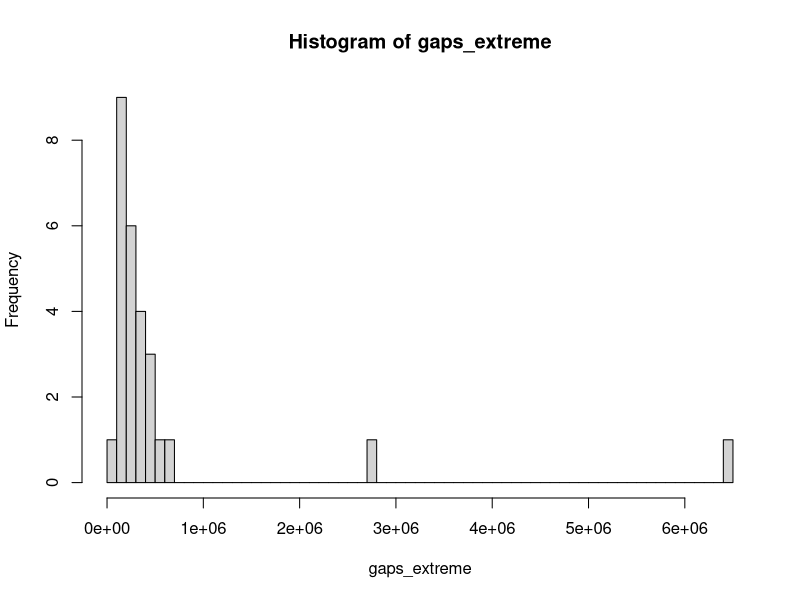
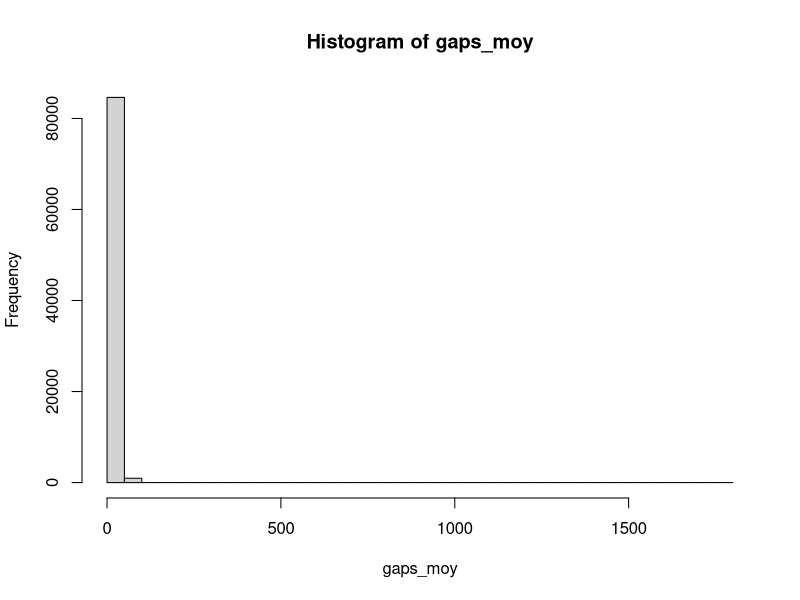
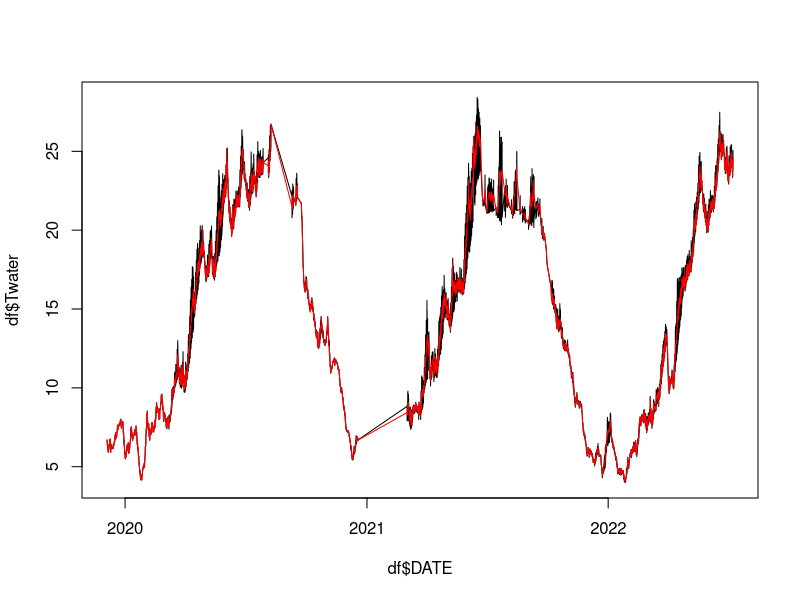
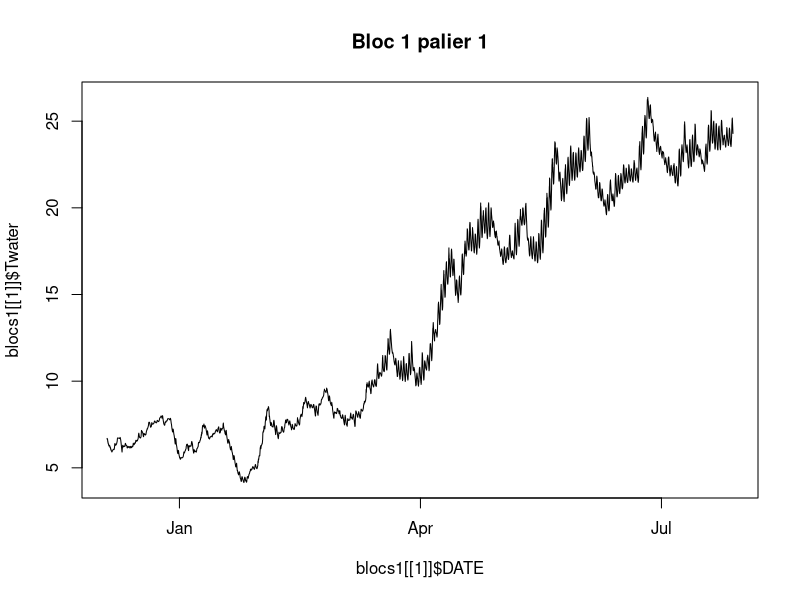
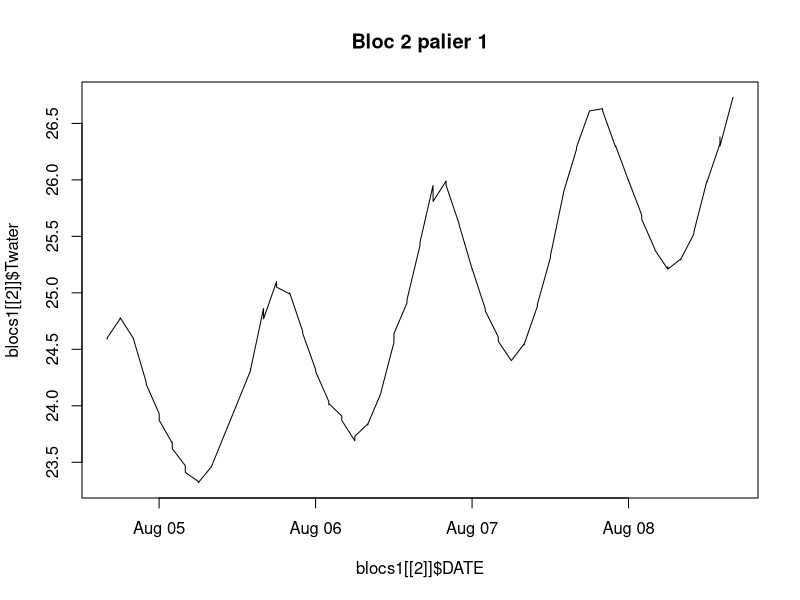
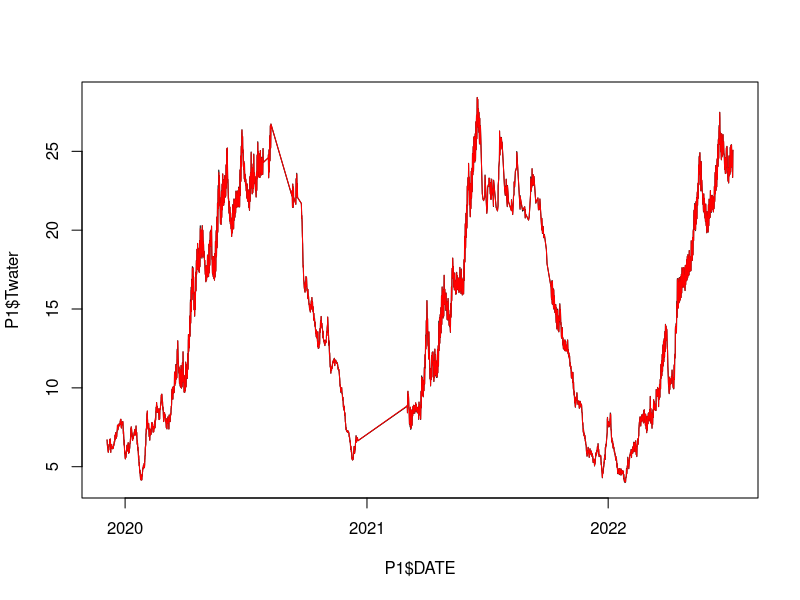
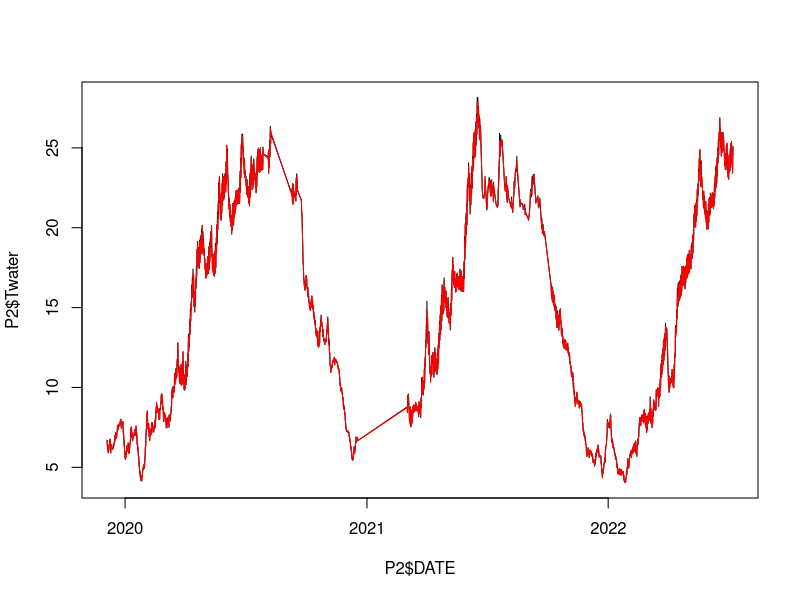
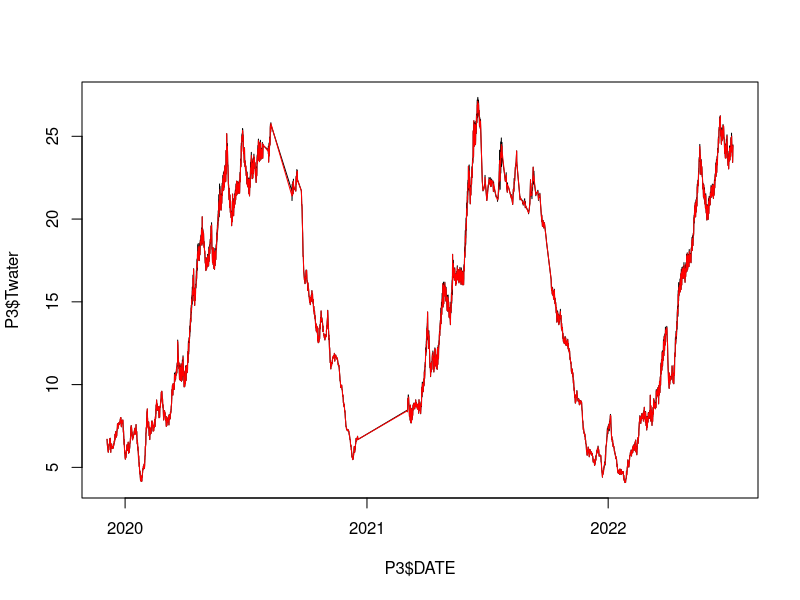

Reproduce these figures in R, in order. (Note: this script raises an error after producing the figures.)
## ---- chunk 1
df <- read.csv("data_lake_2.csv")
df$DATE <- as.POSIXct(df$DATE, format = "%Y-%m-%dT%H:%M:%S", tz = "UTC")
## ---- chunk 2
gaps <- as.numeric(diff(df$DATE))

gaps_extreme <- gaps[gaps>86400] # plus de 1j
hist(gaps_extreme,breaks=50)

gaps_moy <- gaps[gaps<=3600] # moins de 1h
hist(gaps_moy, breaks=50)
## ---- chunk 3
# On fragmente les données en bloc d'observations proches en date
temps <- as.numeric(df$DATE)
n <- length(temps)
gaps <- diff(temps)

blocs <- list()
k <- 0
j <- 0
for(i in 1:(n-1)){
  if(gaps[i] > 100000){
    k <- k+1
    blocs[[k]] <- df[(j+1):i,]

    j <- i
  }else{}
}
k <- k + 1
blocs[[k]] <- df[(j+1):n, ]
blocs[[1]]

## ---- chunk 4
# fonction qui aggrège les données en blocs de 1h15

reducbloc <- function(X, reduc = 75*60){

  X$DATE <- as.POSIXct(X$DATE, format="%Y-%m-%d %H:%M:%S", tz="UTC")
  X <- X[order(X$DATE), ]

  X$Twater <- as.numeric(X$Twater)
  X$O2sat  <- as.numeric(X$O2sat)
  X$Chltot <- as.numeric(X$Chltot)

  temps <- as.numeric(X$DATE)
  n <- nrow(X)

  out <- data.frame(DATE=as.POSIXct(character()), Twater=numeric(),
                    O2sat=numeric(), Chltot=numeric(), stringsAsFactors=FALSE)

  j <- 1
  t0 <- temps[1]
  k <- 0

  for(i in 1:n){
    if(temps[i] - t0 >= reduc){
      k <- k + 1
      out[k, "DATE"]   <- X$DATE[j]
      out[k, "Twater"] <- mean(X$Twater[j:(i-1)], na.rm=TRUE)
      out[k, "O2sat"]  <- mean(X$O2sat [j:(i-1)], na.rm=TRUE)
      out[k, "Chltot"] <- mean(X$Chltot[j:(i-1)], na.rm=TRUE)

      j <- i
      t0 <- temps[i]
    }
  }

  # dernier bloc
  k <- k + 1
  out[k, "DATE"]   <- X$DATE[j]
  out[k, "Twater"] <- mean(X$Twater[j:n], na.rm=TRUE)
  out[k, "O2sat"]  <- mean(X$O2sat [j:n], na.rm=TRUE)
  out[k, "Chltot"] <- mean(X$Chltot[j:n], na.rm=TRUE)

  out
}
## ---- chunk 5
agg_list <- list()

for(b in 1:length(blocs)){
  agg_list[[b]] <- reducbloc(blocs[[b]], reduc = 75*60)
}

df75 <- do.call(rbind, agg_list)

df75 <- df75[order(df75$DATE), ]

head(df75)
nrow(df75)
## ---- chunk 6
plot(df$DATE, df$Twater, type="l")
lines(df75$DATE, df75$Twater, type="l",col="red")
## ---- chunk 7
df <- read.csv("data_lake_2.csv")
df$DATE <- as.POSIXct(df$DATE, format = "%Y-%m-%dT%H:%M:%S", tz = "UTC")

P1 <- df[df$palier == 1,]
P2 <- df[df$palier == 2,]
P3 <- df[df$palier == 3,]
P4 <- df[df$palier == 4,]
P5 <- df[df$palier == 5,]

## ---- chunk 8
# On fragmente les données en bloc d'observations proches en date pour le palier 1

frag <- function(X, gap = 100000){
  X <- X[order(X$DATE),]
  t <- as.numeric(X$DATE)
  n <- length(t)
  if(n <= 1) return(list(X)) # on sait jamais

  gaps <- diff(t)

  blocs <- list()
  k <- 0
  j <- 0

  for(i in 1:(n-1)){
    if(gaps[i] > gap){
      k <- k + 1
      blocs[[k]] <- X[(j+1):i, , drop = FALSE]
      j <- i
    }
  }

  # dernier bloc
  k <- k + 1
  blocs[[k]] <- X[(j+1):n, , drop = FALSE]

  blocs
}

blocs1 <- frag(P1, gap = 100000)
blocs2 <- frag(P2, gap = 100000)
blocs3 <- frag(P3, gap = 100000)
blocs4 <- frag(P4, gap = 100000)
blocs5 <- frag(P5, gap = 100000)


plot(blocs1[[1]]$DATE, blocs1[[1]]$Twater, type="l", main="Bloc 1 palier 1")
plot(blocs1[[2]]$DATE, blocs1[[2]]$Twater, type="l",main="Bloc 2 palier 1")

## ---- chunk 9

aggregv2 <- function(X, temps = 75*60){
  X <- X[order(X$DATE), ]
  n <- nrow(X)

  out <- data.frame(DATE = as.POSIXct(character()),Twater = numeric(),O2sat  = numeric(),
    Chltot = numeric())

  i <- 1
  while(i <= n){
    j <- i
    # avancer j tant que on reste dans la fenêtre et dans les bornes
    while(j < n && as.numeric(difftime(X$DATE[j+1], X$DATE[i], units="secs")) < temps){
      j <- j + 1
    }

    out <- rbind(out, data.frame(
      DATE   = X$DATE[i],
      Twater = mean(X$Twater[i:j], na.rm = TRUE),
      O2sat  = mean(X$O2sat[i:j],  na.rm = TRUE),
      Chltot = mean(X$Chltot[i:j], na.rm = TRUE)
    ))

    i <- j + 1
  }

  out
}

aggregv2_bloc1 <- aggregv2(blocs1[[1]], temps = 75*60)
## ---- chunk 10
# On applique la fonction à chaque fragment du jeu de données

aggregtout <- function(X, temps = 75*60){
  out_list <- lapply(X, aggregv2, temps = temps)
  out <- do.call(rbind, out_list)
  rownames(out) <- NULL
  out
}

aggregtout_P1 <- aggregtout(blocs1, temps = 75*60)
aggregtout_P2 <- aggregtout(blocs2, temps = 75*60)
aggregtout_P3 <- aggregtout(blocs3, temps = 75*60)
aggregtout_P4 <- aggregtout(blocs4, temps = 75*60)
aggregtout_P5 <- aggregtout(blocs5, temps = 75*60)
## ---- chunk 11
plot(P1$DATE, P1$Twater, type="l")
lines(aggregtout_P1$DATE, aggregtout_P1$Twater, col="red", type="l")

plot(P2$DATE, P2$Twater, type="l")
lines(aggregtout_P2$DATE, aggregtout_P2$Twater, col="red", type="l")

plot(P3$DATE, P3$Twater, type="l")
lines(aggregtout_P3$DATE, aggregtout_P3$Twater, col="red", type="l")

plot(P4$DATE, P4$Twater, type="l")
lines(aggregtout_P4$DATE, aggregtout_P4$Twater, col="red", type="l")

plot(P5$DATE, P5$Twater, type="l")
lines(aggregtout_P5$DATE, aggregtout_P5$Twater, col="red", type="l")

## ---- chunk 12


idx <- match(aggregtout_P1$DATE, P1$DATE)
d <- P1$Twater[idx] - aggregtout_P1$Twater

summary(d)
summary(abs(d))

plot(aggregtout_P1$DATE, abs(d), type="p", cex=0.4,
     xlab="Date", ylab="|Brut - Moyenne(75min)|")
abline(h=c(0.01, 0.05, 0.1), lty=2)

## ---- chunk 13
EM=function(data, K=3, max_iter=100, tol=1e-6){
  ts=data[!is.na(data)]
  n=length(ts)

  mu_k=as.numeric(quantile(ts,probs=seq(0.25, 0.75, length.out=K)))
  sigma_k=rep(sd(ts), K)
  eps_k=rep(1/K, K)

  loglik_old=-Inf

  for (iter in 1:max_iter){

    # Etape E
    dens=sapply(1:K, function(k)
      eps_k[k]*dnorm(ts, mu_k[k], sigma_k[k])
    )

    dens_sum=rowSums(dens)
    dens_sum[dens_sum<tol]=tol

    gamma=dens/dens_sum

    # Etape M
    N_k=colSums(gamma)

    eps_k=N_k/n
    mu_k=colSums(gamma*matrix(ts,n,K))/N_k
    sigma_k=sqrt(colSums(gamma*sweep(matrix(ts,n,K), 2, mu_k, FUN="-")^2)/N_k)

    sigma_k[sigma_k<tol]=tol

    loglik=sum(log(dens_sum))

    if (abs(loglik - loglik_old)<tol) break
    loglik_old=loglik
  }

  list(eps=eps_k, mu=mu_k, sigma=sigma_k, loglik=loglik)
}
## ---- chunk 14
param=function(x){
  list(EM(x$Twater),EM(x$O2sat),EM(x$Chltot))
}
## ---- chunk 15
dens=function(x,param){
  d=c()
  l=length(x)
  for (i in 1:l){
    s=c()
    for (j in 1:3){
      s=c(s,param$eps[j]*dnorm(x[i],param$mu[j],param$sigma[j]))
    }
    d=c(d,sum(s))
  }
  return(d)
}
## ---- chunk 16
clean=function(x,d,seuil=0.01){
  l=length(x)
  clean=rep(NA,l)
  for (i in 1:l){
    if (!is.na(d[i]) && d[i] >= seuil){
      clean[i]=x[i]
    }
  }
  return(clean)
}
## ---- chunk 17
EM <- function(X, max_iter=50, tol=1e-4, ridge=1e-6) {
  X <- as.matrix(X)
  n <- nrow(X)
  p <- ncol(X)
  miss <- is.na(X)

  #INITIALISATION
  Ximp <- X
  cm <- colMeans(X, na.rm=TRUE)
  for (j in 1:p){
    Ximp[miss[,j], j] <- cm[j]
  }

  mu <- colMeans(Ximp)
  S <- cov(Ximp) + ridge*diag(p)

  for (it in 1:max_iter) {
    mu0 <- mu; S0 <- S



    #ETAPE E
    for (i in 1:n) {
      mi <- miss[i, ]
      if (!any(mi)) next
      oi <- !mi

      Soo <- S[oi, oi, drop=FALSE] + ridge*diag(sum(oi))
      Sm_o <- S[mi, oi, drop=FALSE]

      x_o <- Ximp[i, oi]
      Ximp[i, mi] <- as.numeric(mu[mi] + Sm_o %*% solve(Soo) %*% (x_o - mu[oi]))
    }


    #ETAPE M
    mu <- colMeans(Ximp)
    S  <- cov(Ximp) + ridge*diag(p)

    dmu <- norm(mu - mu0, "2") / (norm(mu0, "2") + 1e-12)
    dS  <- norm(S - S0,  "F") / (norm(S0,  "F") + 1e-12)
    if (max(dmu, dS) < tol) break
  }

  list(X_imp = Ximp, mu = mu, Sigma = S, n_iter = it)
}
## ---- chunk 18
P1EM <- EM(aggregtout_P1[,2:4])
P1EM$DATE <- aggregtout_P1$DATE

P2EM <- EM(aggregtout_P2[,2:4])
P2EM$DATE <- aggregtout_P2$DATE

P3EM <- EM(aggregtout_P3[,2:4])
P3EM$DATE <- aggregtout_P3$DATE

P4EM <- EM(aggregtout_P4[,2:4])
P4EM$DATE <- aggregtout_P4$DATE

P5EM <- EM(aggregtout_P5[,2:4])
P5EM$DATE <- aggregtout_P5$DATE




plot(aggregtout_P1$DATE, aggregtout_P1$Twater, type="p", pch=16, cex=0.4,main="Twater pour palier 1 avec données manquantes")
plot(P1EM$DATE, P1EM$X_imp[,1], type="p", pch=16, cex=0.4,main = "Twater pour palier 1 après imputation EM")
## ---- chunk 19
EM_for_na <- function(X, max_iter=50, tol=1e-4, ridge=1e-6) {
  X <- as.matrix(X)
  n <- nrow(X)
  p <- ncol(X)
  miss <- is.na(X)

  #INITIALISATION
  Ximp <- X
  cm <- colMeans(X, na.rm=TRUE)
  for (j in 1:p){
    Ximp[miss[,j], j] <- cm[j]
  }

  mu <- colMeans(Ximp)
  S <- cov(Ximp) + ridge*diag(p)

  for (it in 1:max_iter) {
    mu0 <- mu; S0 <- S



    #ETAPE E
    for (i in 1:n) {
      mi <- miss[i, ]
      if (!any(mi) || all(mi)) next
      oi <- !mi

      Soo <- S[oi, oi, drop=FALSE] + ridge*diag(sum(oi))
      Sm_o <- S[mi, oi, drop=FALSE]

      x_o <- Ximp[i, oi]
      Ximp[i, mi] <- as.numeric(mu[mi] + Sm_o %*% solve(Soo) %*% (x_o - mu[oi]))
    }


    #ETAPE M
    mu <- colMeans(Ximp)
    S  <- cov(Ximp) + ridge*diag(p)

    dmu <- norm(mu - mu0, "2") / max(norm(mu0, "2"), 1e-12)
    dS  <- norm(S - S0,  "F") / max(norm(S0, "F"), 1e-12)
    crit <- max(dmu, dS)
    if (!is.na(crit) && crit < tol) break
  }

  list(X_imp = Ximp, mu = mu, Sigma = S, n_iter = it)
}
## ---- chunk 20
aggreg_list=list(aggregtout_P1,aggregtout_P2,aggregtout_P3,aggregtout_P4,aggregtout_P5)

traitement=function(i){
  x=aggreg_list[[i]]
  parametres=param(x)
  d=list(dens(x$Twater,parametres[[1]]),dens(x$O2sat,parametres[[2]]),dens(x$Chltot,parametres[[3]]))
  cleaned_data=list(clean(x=x$Twater,d=d[[1]]),clean(x=x$O2sat,d=d[[2]]),clean(x=x$Chltot,d=d[[3]]))
  #cleaned_data=EM_for_na(as.data.frame(cleaned_data))
  #cleaned_data=data.frame(DATE=x$DATE,cleaned_data)
  return(cleaned_data)
}
## ---- chunk 21
test=traitement(1)
## ---- chunk 22
plot(aggregtout_P1$DATE,test[[1]])
